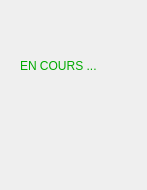
<?xml version="1.0" encoding="UTF-8"?>
<ui version="4.0">
 <class>PilotagePlateau</class>
 <widget class="QWidget" name="PilotagePlateau">
  <property name="geometry">
   <rect>
    <x>0</x>
    <y>0</y>
    <width>147</width>
    <height>190</height>
   </rect>
  </property>
  <property name="windowTitle">
   <string>Form</string>
  </property>
  <widget class="QLabel" name="label">
   <property name="geometry">
    <rect>
     <x>20</x>
     <y>10</y>
     <width>111</width>
     <height>111</height>
    </rect>
   </property>
   <property name="styleSheet">
    <string notr="true">color: rgb(0, 170, 0);</string>
   </property>
   <property name="text">
    <string>EN COURS ...</string>
   </property>
  </widget>
 </widget>
 <resources/>
 <connections/>
</ui>
